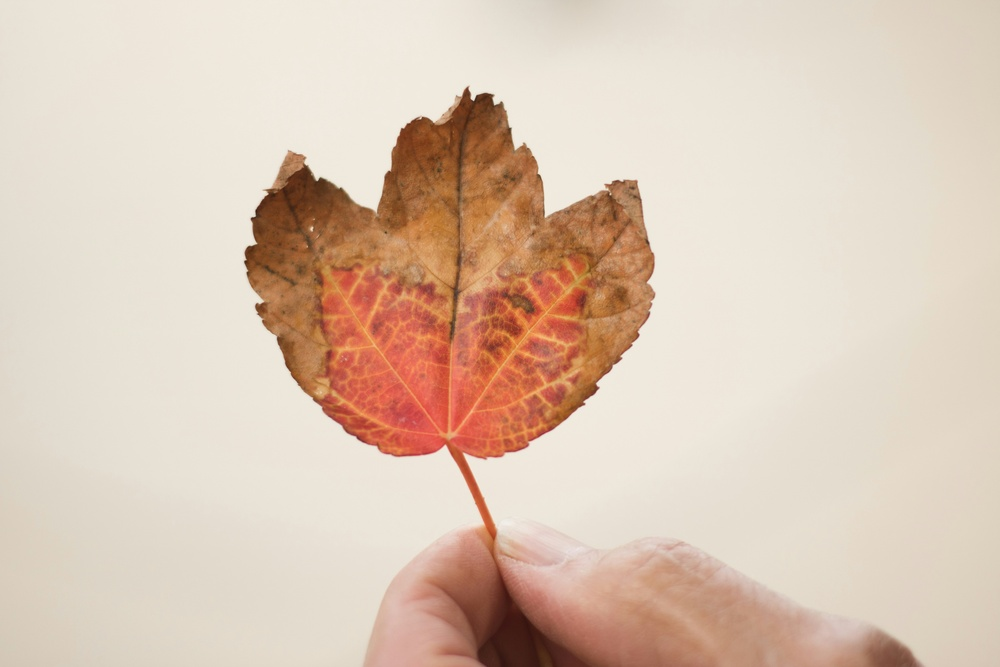
#> input picture TASK 3/i.jpg, 1000 x 667 px, shrunk from 6000 x 4000 before the run; its folder holds only this picture in this run
$ python imageencrypter.py
#> lines starting #> are read from the running program, lines starting #| are printed output that depends on the picture
from PIL import Image
import os

def encrypt_image(input_path, output_path, key=50):
#> called with input_path = 'i.jpg', output_path = 'encrypted.png', key = 50
    try:
        img = Image.open(input_path).convert("RGB")
#> img is the input picture: PIL image 1000x667 RGB; mean R, G, B 220.2, 199.2, 182
        pixels = img.load()
        width, height = img.size
#> width = 1000; height = 667

        for x in range(width):
            for y in range(height):
                r, g, b = pixels[x, y]
                r = (r + key) % 256
                g = (g + key) % 256
                b = (b + key) % 256
                pixels[x, y] = (r, g, b)

        img.save(output_path)
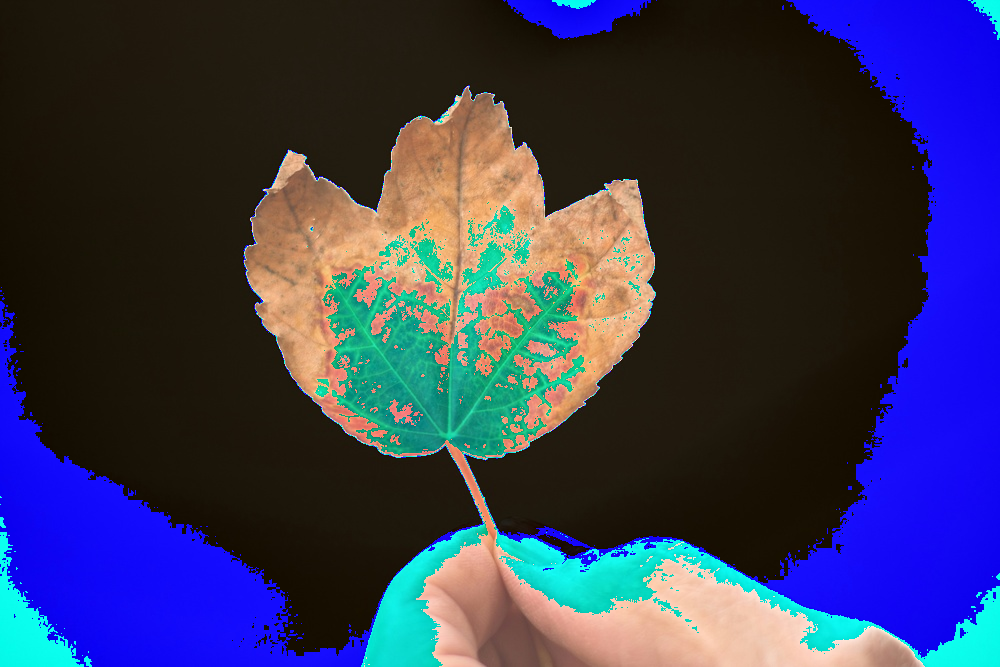
#> saved as encrypted.png: PIL image 1000x667 RGB; mean R, G, B 54.6, 56, 88
        print("✅ Image encrypted and saved as:", output_path)

    except FileNotFoundError:
        print("❌ File not found. Make sure the image", input_path, "exists.")
    except Exception as e:
        print("❌ Error during encryption:", e)

def decrypt_image(input_path, output_path, key=50):
#> called with input_path = 'encrypted.png', output_path = 'decrypted.png', key = 50
    try:
        img = Image.open(input_path).convert("RGB")
        pixels = img.load()
        width, height = img.size
#> width = 1000; height = 667

        for x in range(width):
            for y in range(height):
                r, g, b = pixels[x, y]
                r = (r - key) % 256
                g = (g - key) % 256
                b = (b - key) % 256
                pixels[x, y] = (r, g, b)

        img.save(output_path)
        print("✅ Image decrypted and saved as:", output_path)

    except FileNotFoundError:
        print("❌ File not found. Make sure the image", input_path, "exists.")
    except Exception as e:
        print("❌ Error during decryption:", e)

print("📁 Available files in directory:")
print(os.listdir("."))

original_image = "i.jpg"
encrypted_image = "encrypted.png"
decrypted_image = "decrypted.png"

encrypt_image(original_image, encrypted_image)
decrypt_image(encrypted_image, decrypted_image)
